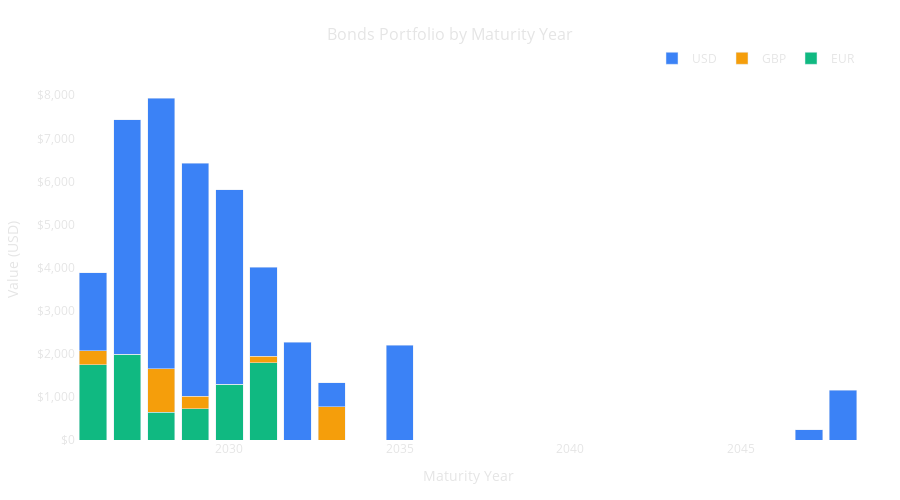

The code cell stored with this chart in its notebook:
### Code cell


### Figure 1 — Plotly figure (JSON) as saved in the notebook; plotly's stock layout.template omitted (floating-point values rounded to 4 significant figures)
{"data": [{"hovertemplate": "<b>EUR</b><br>Year: %{x}<br>Value: $%{y:,.0f}<extra></extra>", "marker": {"color": "#10b981"}, "name": "EUR", "type": "bar", "x": [2026, 2027, 2028, 2029, 2030, 2031, 2032, 2033, 2035, 2047, 2048], "y": [1748, 1995, 640, 731, 1298, 1797, 0, 0, 0, 0, 0]}, {"hovertemplate": "<b>GBP</b><br>Year: %{x}<br>Value: $%{y:,.0f}<extra></extra>", "marker": {"color": "#f59e0b"}, "name": "GBP", "type": "bar", "x": [2026, 2027, 2028, 2029, 2030, 2031, 2032, 2033, 2035, 2047, 2048], "y": [322, 0, 1018, 284, 0, 147, 0, 774, 0, 0, 0]}, {"hovertemplate": "<b>USD</b><br>Year: %{x}<br>Value: $%{y:,.0f}<extra></extra>", "marker": {"color": "#3b82f6"}, "name": "USD", "type": "bar", "x": [2026, 2027, 2028, 2029, 2030, 2031, 2032, 2033, 2035, 2047, 2048], "y": [1808, 5442, 6279, 5412, 4505, 2065, 2265, 559, 2194, 236, 1157]}], "layout": {"barmode": "stack", "font": {"color": "#e5e5e5"}, "height": 500, "legend": {"orientation": "h", "x": 1, "xanchor": "right", "y": 1.02, "yanchor": "bottom"}, "margin": {"b": 60, "l": 60, "r": 40, "t": 80}, "paper_bgcolor": "rgba(0,0,0,0)", "plot_bgcolor": "rgba(0,0,0,0)", "title": {"font": {"color": "#e5e5e5", "size": 16}, "text": "Bonds Portfolio by Maturity Year", "x": 0.5, "xanchor": "center"}, "xaxis": {"title": {"text": "Maturity Year"}}, "yaxis": {"tickformat": "$,.0f", "title": {"text": "Value (USD)"}}}}
